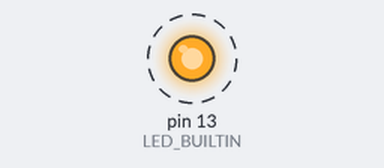
The sketch below on a simulated Arduino Uno, built with avr-gcc and run on an emulated ATmega328P. On the bench: output pins drawn as LEDs (lit = HIGH). Dashed ring = blinking. What the sketch prints to the serial monitor is not drawn.

Above: at 0.5 s.
Timing chart, 0 to 4.6 s (numbered marks = the images above):
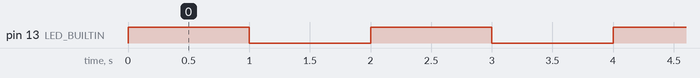

The sketch:

ArduinoUnoDemo.ino
```cpp
#include <SoftwareSerial.h>

SoftwareSerial serial(10, 11);

void setup()
{
    pinMode(LED_BUILTIN, OUTPUT);

    Serial.begin(57600);
    while (!Serial)
    {
    }
}

int g_Iteration;

void loop()
{
    digitalWrite(LED_BUILTIN, HIGH);
    delay(1000);
    digitalWrite(LED_BUILTIN, LOW);
    delay(1000);

    char tmp[32];
    sprintf(tmp, "Iteration %d\r\n", g_Iteration++);
    Serial.write(tmp);
}
```

Measured:
- by itself, pin 13 (LED_BUILTIN): alternates HIGH for 1.0 s and LOW for 1.0 s
